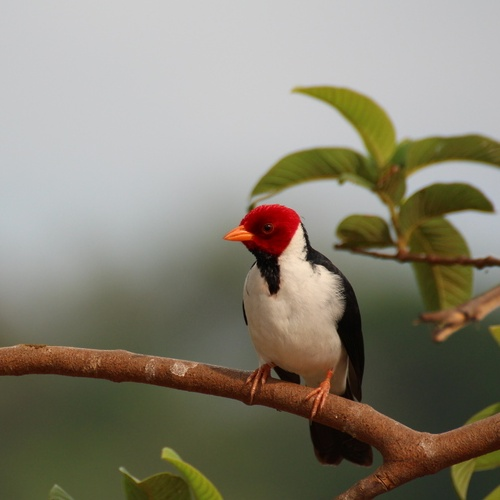
#> input picture Assignment_2/resources/image-square.jpeg, 500 x 500 px
$ python Q5.py
#> lines starting #> are read from the running program, lines starting #| are printed output that depends on the picture
# AND operation between two images
import cv2
import numpy as np

img1 = cv2.imread('resources/image-square.jpeg')
#> img1 is the input picture: shape (500, 500, 3); mean B, G, R 115.3, 130.9, 136.1
img2 = cv2.imread('resources/TestSqaureBlue.png')
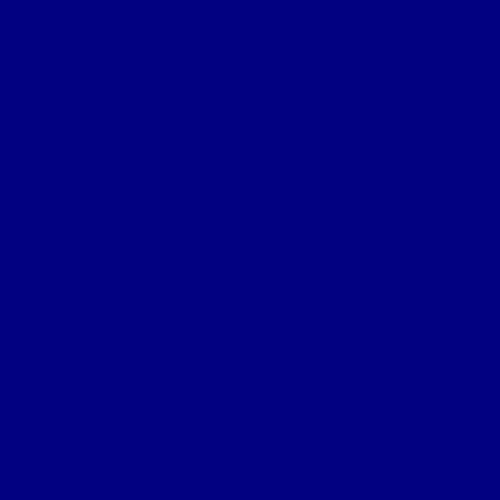
#> input picture Assignment_2/resources/TestSqaureBlue.png, 500 x 500 px
#> img2 is the input picture: shape (500, 500, 3); mean B, G, R 128, 0, 0

res = cv2.bitwise_and(img2, img1, mask = None)
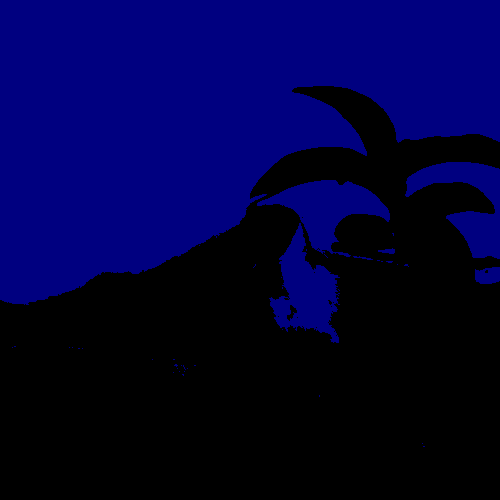
#> res: shape (500, 500, 3); mean B, G, R 58.6, 0, 0

cv2.imshow('Image 1', img1)
cv2.imshow('Image 2', img2)
cv2.imshow('Bitwise And', res)

cv2.waitKey(0)
cv2.destroyAllWindows()
